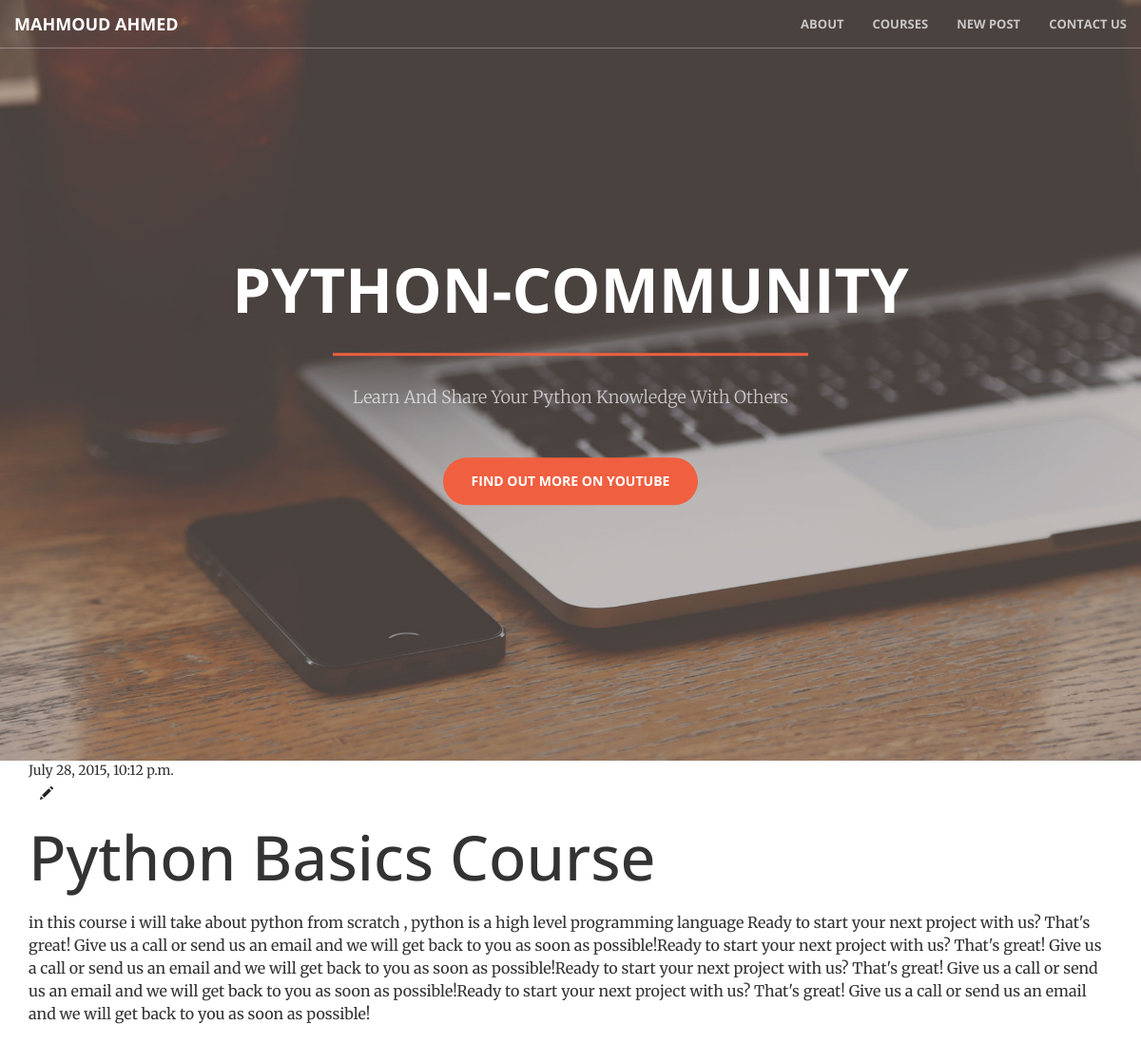
The page /post/8/ on the database its author committed.
### blog/models.py (models this page shows, shortened)
class Post(models.Model):
    author = models.ForeignKey('auth.User')
    title = models.CharField(max_length=200)
    text = models.TextField()
    created_date = models.DateTimeField(default = timezone.now)
    published_date = models.DateTimeField(blank=True , null=True)

### blog/views.py (the view)
# urls.py: url(r'^post/(?P<pk>[0-9]+)/$',	views.post_detail),
def post_detail(request , pk):
    post = get_object_or_404(Post , pk=pk)
    return render(request , 'blog/post_detail.html' , {'post':post	})

### blog/templates/blog/post_detail.html
{% extends 'blog/new.html' %}
{%	block	content	%}
				<div	class="post">
								{%	if	post.published_date	%}
												<div	class="date">
																{{	post.published_date	}}
												</div>
								{%	endif	%}
                <a	class="btn	btn-default"	href="{%	url	"post_edit"	pk=post.pk	%}"><span	class="glyphicon	glyphicon-pencil"></span></a>
								<h1>{{	post.title	}}</h1>
								<p>{{	post.text|linebreaks	}}</p>
				</div>
{%	endblock	%}

### blog/static/css/creative.css (style rules this page uses)
html, body { width: 100%; height: 100%; }
body { font-family: Merriweather,'Helvetica Neue',Arial,sans-serif; }
a { color: #f05f40; -webkit-transition: all .35s; -moz-transition: all .35s; transition: all .35s; }
h1, h2, h3, h4, h5, h6 { font-family: 'Open Sans','Helvetica Neue',Arial,sans-serif; }
p { margin-bottom: 20px; font-size: 16px; line-height: 1.5; }
.btn-default { border-color: #fff; color: #222; background-color: #fff; -webkit-transition: all .35s; -moz-transition: all .35s; transition: all .35s; }
.btn { border: 0; border-radius: 300px; text-transform: uppercase; font-family: 'Open Sans','Helvetica Neue',Arial,sans-serif; font-weight: 700; }
body { webkit-tap-highlight-color: #222; }

### rows shown on the page
Post: published_date "July 28, 2015, 10:12 p.m.", title "Python Basics Course", text "in this course i will take about python from scratch , python is a high level programming language Ready to start your next project with us? That's great! Give us a call or send us an email and we will get back to you as soon as possible!Ready to start your next project with us? That's great! Give us a call or send us an email and we will get back to you as soon as possible!Ready to start your next project with us? That's great! Give us a call or send us an email and we will get back to you as soon as possible!Ready to start your next project with us? That's great! Give us a call or send us an email and we will get back to you as soon as possible!"
